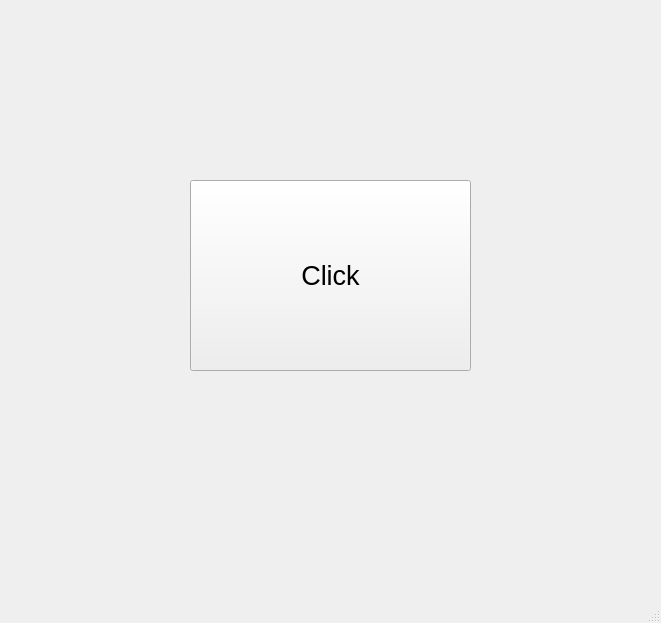
<?xml version="1.0" encoding="UTF-8"?>
<ui version="4.0">
 <class>MainWindow</class>
 <widget class="QMainWindow" name="MainWindow">
  <property name="geometry">
   <rect>
    <x>0</x>
    <y>0</y>
    <width>661</width>
    <height>623</height>
   </rect>
  </property>
  <property name="windowTitle">
   <string>MainWindow</string>
  </property>
  <widget class="QWidget" name="centralwidget">
   <widget class="QPushButton" name="btn">
    <property name="geometry">
     <rect>
      <x>190</x>
      <y>180</y>
      <width>281</width>
      <height>191</height>
     </rect>
    </property>
    <property name="font">
     <font>
      <pointsize>20</pointsize>
     </font>
    </property>
    <property name="text">
     <string>Click</string>
    </property>
   </widget>
  </widget>
  <widget class="QMenuBar" name="menubar">
   <property name="geometry">
    <rect>
     <x>0</x>
     <y>0</y>
     <width>661</width>
     <height>21</height>
    </rect>
   </property>
  </widget>
  <widget class="QStatusBar" name="statusbar"/>
 </widget>
 <resources/>
 <connections/>
</ui>
